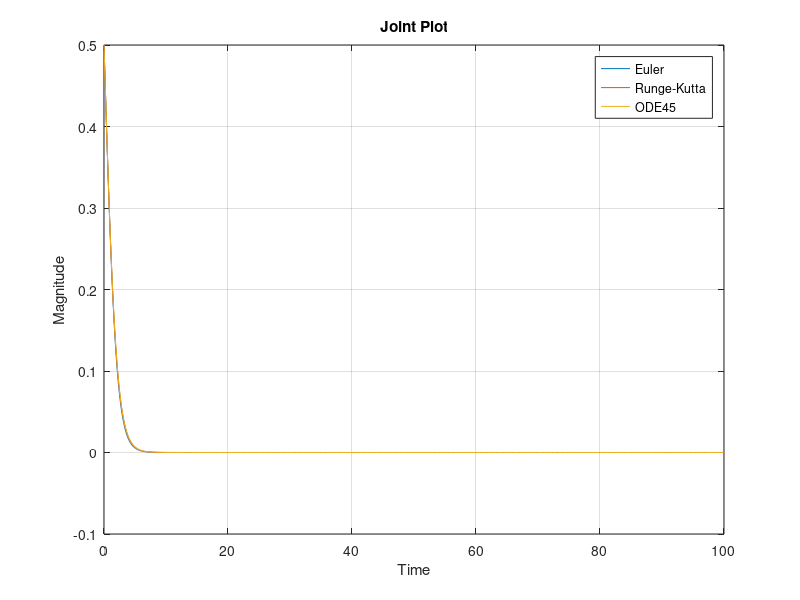

Source code (MATLAB): (Note: this script raises an error after producing the figure.)
clc; close all; clear all;
%% Solving L1 Ex 8
figure(1);
% first by Euler approximation
x(1) = 0.5; h = 0.1; t = 0; time(1)=0;
for i=1:1000
    x(i+1) = x(i) + h*(-x(i) + x(i)*x(i));
    t = t+h;
    time(i+1) = t;
end
plot(time, x);
hold on;
% Now using the Runge-Kutta 4th Order Algorithm
x(1)=0.5;
h=0.1; t=0; time(1)=0;
for i=1:1000
    m0 = -x(i) + x(i)^2;
    m1 = -(x(i)+h*m0/2) + (x(i)+h*m0/2)^2;
    m2 = -(x(i)+h*m1/2) + (x(i)+h*m0/2)^2;
    m3 = -(x(i)+h*m2) + (x(i)+h*m2)^2;
    x(i+1) = x(i) + h*(m0+2*m1+2*m2+m3)/6;
    t=t+h;
    time(i+1)=t;
end
plot(time, x);
hold on;
% Now using the ode45 Solver
tspan = [0 100];
x0 = 0.5;
[t x] = ode45(@(t,x) -x+x^2, tspan, x0);
plot(t, x);
hold off;
grid on;
legend('Euler', 'Runge-Kutta', 'ODE45');
title('Joint Plot');
ylabel('Magnitude');
xlabel('Time');
%% Solving L3 Ex 7.1 Q2-(a)
s = tf('s');
G = 1/(s*(s+1));
D(1) = (s+2)/2;
D(2) = 2*(s+2)/(s+4);
D(3) = 5*(s+2)/(s+10);
D(4) = 5*(s+2)*(s+0.1)/((s+10)*(s+0.01));
for i=1:4
    sys(i) = feedback(G*D(i), 1);
    stepplot(sys(i)); hold on;
    S = stepinfo(sys(i));       % Remove semicolon to get all info
end
hold off;
legend('sys1', 'sys2', 'sys3', 'sys4');
grid on;
title('Comparing Controllers');
ylabel('Magnitude');
xlabel('Time');
%% Finding response to cutom input
t = 0:0.1:100;
input = t;      % for ramp input
sys = tf(1/((s+1)*(5*s+1)));
[x t] = lsim(sys, input, t);
plot(t, x); hold on;
plot(t, input); hold off;
title('Ramp Response');
ylabel('Magnitude');
xlabel('Time');
grid on;
%% Solving L3 Ex 7.1 Q1-(d)
s = tf('s');
G = 1/((s+1)*(5*s+1));
C(1) = 19 + 4*s/19 + 1/(2*s);
C(2) = 19 + 4*s/19;
C(3) = 19;
figure(1);
for i=1:3
    sys(i) = feedback(G*C(i), 1);
    stepplot(sys(i));   hold on;
    stepinfo(sys(i))
end
hold off;
title('Step Response');
xlabel('Time');
ylabel('Magnitude');
legend('PID', 'PD', 'P')
figure(2);
t = 0:0.1:100;
plot(t, t, '.');    hold on;
for i=1:3
    [x t] = lsim(sys(i), t, t); 
    plot(t, x, '-'); hold on;
end
hold off;
title('Ramp Response');
xlabel('Time');
ylabel('Magnitude');
legend('input', 'PID', 'PD', 'P')